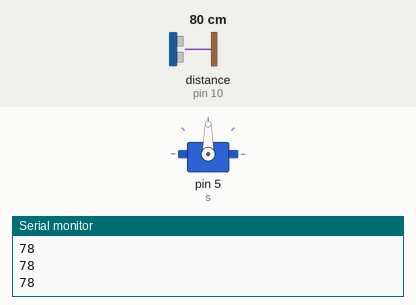
Recording of a sketch running on a simulated Arduino Uno, built with avr-gcc and run on an emulated ATmega328P. Parts: servo, the last lines printed to the serial monitor. Wiring (inferred from the names in the program): ultrasonic range finder: trigger pin 9; echo pin 10. The test bench sets the inputs (shaded band); at power-on: distance to the obstacle (sensor on pin 10) 80 cm. The echo pulse lasts 58.3 µs per cm.

Above: at 1.3 s.
1.4 s: distance to the obstacle (sensor on pin 10) set to 34 cm
3.2 s: distance to the obstacle (sensor on pin 10) set to 27 cm
At 5.3 s:
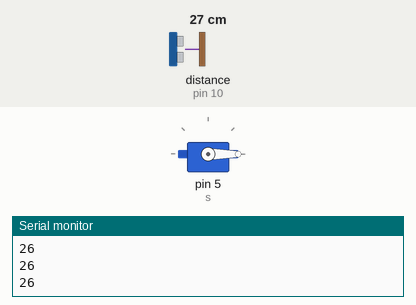
5.6 s: distance to the obstacle (sensor on pin 10) set to 35 cm
At 6.7 s:
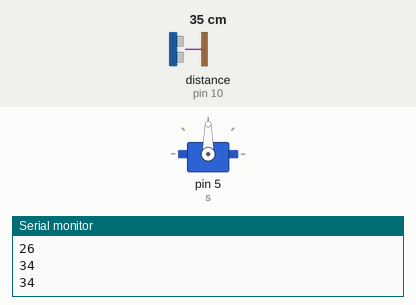
7.6 s: distance to the obstacle (sensor on pin 10) set to 2 cm
At 9.1 s:
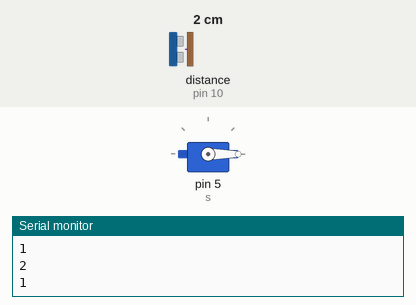
Timing chart, 0 to 10.6 s (numbered marks = the images above; inputs shaded):
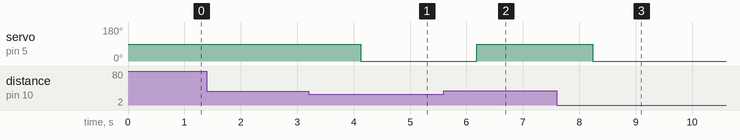

The sketch:

Automatic_bin.ino
```cpp
#include<Servo.h>

const int tp=9;
const int ep=10;
long duration, distance;
Servo s;

void setup() {
  pinMode(tp,OUTPUT);
  pinMode(ep,INPUT);
  s.attach(5);
  Serial.begin(9600);


}

void loop() {
  digitalWrite(tp,LOW);
  delayMicroseconds(10);
  digitalWrite(tp,HIGH);
  delayMicroseconds(10);
  digitalWrite(tp,LOW);
  duration=pulseIn(ep,HIGH);
  distance=duration*0.034*0.5;
  Serial.println(distance);
  delay(01000);


  if(distance<30){
    s.write(0);
  }

  else
    s.write(90);
}
```

Measured:
- the behaviour switches between 31 and 30 cm on distance to the obstacle (sensor on pin 10) (found by bisection; images 0 and 1)
- after the input at 3.2 s, servo on pin 5 (s): 90° → 0° after 0.93 s
- after the input at 5.6 s, servo on pin 5 (s): 0° → 90° after 0.58 s
- after the input at 7.6 s, servo on pin 5 (s): 90° → 0° after 0.64 s
